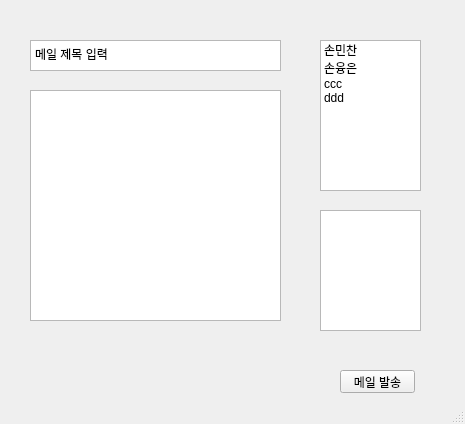
<?xml version="1.0" encoding="UTF-8"?>
<ui version="4.0">
 <class>MainWindow</class>
 <widget class="QMainWindow" name="MainWindow">
  <property name="geometry">
   <rect>
    <x>0</x>
    <y>0</y>
    <width>465</width>
    <height>424</height>
   </rect>
  </property>
  <property name="minimumSize">
   <size>
    <width>465</width>
    <height>0</height>
   </size>
  </property>
  <property name="windowTitle">
   <string>MainWindow</string>
  </property>
  <widget class="QWidget" name="centralwidget">
   <widget class="QTextEdit" name="te1">
    <property name="geometry">
     <rect>
      <x>30</x>
      <y>40</y>
      <width>251</width>
      <height>31</height>
     </rect>
    </property>
    <property name="html">
     <string>&lt;!DOCTYPE HTML PUBLIC &quot;-//W3C//DTD HTML 4.0//EN&quot; &quot;http://www.w3.org/TR/REC-html40/strict.dtd&quot;&gt;
&lt;html&gt;&lt;head&gt;&lt;meta name=&quot;qrichtext&quot; content=&quot;1&quot; /&gt;&lt;style type=&quot;text/css&quot;&gt;
p, li { white-space: pre-wrap; }
&lt;/style&gt;&lt;/head&gt;&lt;body style=&quot; font-family:'Gulim'; font-size:9pt; font-weight:400; font-style:normal;&quot;&gt;
&lt;p style=&quot; margin-top:0px; margin-bottom:0px; margin-left:0px; margin-right:0px; -qt-block-indent:0; text-indent:0px;&quot;&gt;메일 제목 입력&lt;/p&gt;&lt;/body&gt;&lt;/html&gt;</string>
    </property>
   </widget>
   <widget class="QListWidget" name="listview1">
    <property name="geometry">
     <rect>
      <x>320</x>
      <y>40</y>
      <width>101</width>
      <height>151</height>
     </rect>
    </property>
    <property name="dragEnabled">
     <bool>true</bool>
    </property>
    <property name="dragDropOverwriteMode">
     <bool>true</bool>
    </property>
    <property name="dragDropMode">
     <enum>QAbstractItemView::DragOnly</enum>
    </property>
    <property name="alternatingRowColors">
     <bool>false</bool>
    </property>
    <property name="selectionMode">
     <enum>QAbstractItemView::ExtendedSelection</enum>
    </property>
    <property name="viewMode">
     <enum>QListView::ListMode</enum>
    </property>
    <property name="modelColumn">
     <number>0</number>
    </property>
    <property name="currentRow">
     <number>-1</number>
    </property>
    <item>
     <property name="text">
      <string>손민찬</string>
     </property>
     <property name="flags">
      <set>ItemIsSelectable|ItemIsEditable|ItemIsDragEnabled|ItemIsUserCheckable|ItemIsEnabled</set>
     </property>
    </item>
    <item>
     <property name="text">
      <string>손융은</string>
     </property>
    </item>
    <item>
     <property name="text">
      <string>ccc</string>
     </property>
    </item>
    <item>
     <property name="text">
      <string>ddd</string>
     </property>
    </item>
   </widget>
   <widget class="QListWidget" name="listview2">
    <property name="geometry">
     <rect>
      <x>320</x>
      <y>210</y>
      <width>101</width>
      <height>121</height>
     </rect>
    </property>
    <property name="dragEnabled">
     <bool>true</bool>
    </property>
    <property name="dragDropOverwriteMode">
     <bool>true</bool>
    </property>
    <property name="dragDropMode">
     <enum>QAbstractItemView::DropOnly</enum>
    </property>
    <property name="alternatingRowColors">
     <bool>false</bool>
    </property>
    <property name="selectionMode">
     <enum>QAbstractItemView::MultiSelection</enum>
    </property>
   </widget>
   <widget class="QPushButton" name="pb1">
    <property name="geometry">
     <rect>
      <x>340</x>
      <y>370</y>
      <width>75</width>
      <height>23</height>
     </rect>
    </property>
    <property name="text">
     <string>메일 발송</string>
    </property>
   </widget>
   <widget class="QTextEdit" name="te2">
    <property name="geometry">
     <rect>
      <x>30</x>
      <y>90</y>
      <width>251</width>
      <height>231</height>
     </rect>
    </property>
   </widget>
  </widget>
  <widget class="QStatusBar" name="statusbar"/>
  <action name="actionghdfhdfh">
   <property name="text">
    <string>ghdfhdfh</string>
   </property>
  </action>
 </widget>
 <resources/>
 <connections/>
</ui>
